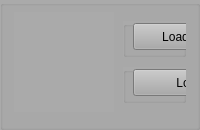
     <widget class="QGroupBox" name="groupBox_3">
      <property name="minimumSize">
       <size>
        <width>0</width>
        <height>130</height>
       </size>
      </property>
      <property name="maximumSize">
       <size>
        <width>16777215</width>
        <height>130</height>
       </size>
      </property>
      <property name="styleSheet">
       <string notr="true">background: #aaa;</string>
      </property>
      <property name="title">
       <string/>
      </property>
      <layout class="QHBoxLayout" name="horizontalLayout_6">
       <property name="spacing">
        <number>9</number>
       </property>
       <property name="topMargin">
        <number>0</number>
       </property>
       <property name="bottomMargin">
        <number>9</number>
       </property>
       <item>
        <widget class="QLabel" name="lblGear">
         <property name="minimumSize">
          <size>
           <width>100</width>
           <height>100</height>
          </size>
         </property>
         <property name="maximumSize">
          <size>
           <width>100</width>
           <height>100</height>
          </size>
         </property>
         <property name="frameShape">
          <enum>QFrame::NoFrame</enum>
         </property>
         <property name="frameShadow">
          <enum>QFrame::Plain</enum>
         </property>
         <property name="text">
          <string/>
         </property>
        </widget>
       </item>
       <item>
        <layout class="QVBoxLayout" name="verticalLayout">
         <property name="spacing">
          <number>10</number>
         </property>
         <property name="topMargin">
          <number>15</number>
         </property>
         <property name="bottomMargin">
          <number>15</number>
         </property>
         <item>
          <widget class="QGroupBox" name="groupBox">
           <property name="minimumSize">
            <size>
             <width>0</width>
             <height>31</height>
            </size>
           </property>
           <property name="title">
            <string/>
           </property>
           <widget class="QPushButton" name="btnLoadAlignment">
            <property name="geometry">
             <rect>
              <x>10</x>
              <y>2</y>
              <width>141</width>
              <height>27</height>
             </rect>
            </property>
            <property name="font">
             <font>
              <weight>50</weight>
              <bold>false</bold>
             </font>
            </property>
            <property name="toolTip">
             <string>&lt;html&gt;&lt;head/&gt;&lt;body&gt;&lt;p&gt;Load multiple sequence alignment in &lt;span style=&quot; font-weight:600;&quot;&gt;FASTA&lt;/span&gt; format&lt;/p&gt;&lt;/body&gt;&lt;/html&gt;</string>
            </property>
            <property name="text">
             <string>Load Alignment</string>
            </property>
           </widget>
           <widget class="QLabel" name="lblAlignment">
            <property name="geometry">
             <rect>
              <x>240</x>
              <y>2</y>
              <width>571</width>
              <height>27</height>
             </rect>
            </property>
            <property name="font">
             <font>
              <family>Arial</family>
              <weight>50</weight>
              <italic>true</italic>
              <bold>false</bold>
             </font>
            </property>
            <property name="text">
             <string/>
            </property>
           </widget>
           <widget class="QLabel" name="lblLoadAlignText">
            <property name="geometry">
             <rect>
              <x>170</x>
              <y>2</y>
              <width>61</width>
              <height>27</height>
             </rect>
            </property>
            <property name="font">
             <font>
              <family>Arial</family>
              <weight>50</weight>
              <bold>false</bold>
             </font>
            </property>
            <property name="styleSheet">
             <string notr="true">color: #060;</string>
            </property>
            <property name="text">
             <string>Loaded:</string>
            </property>
           </widget>
          </widget>
         </item>
         <item>
          <widget class="QGroupBox" name="groupBox_2">
           <property name="minimumSize">
            <size>
             <width>0</width>
             <height>31</height>
            </size>
           </property>
           <property name="title">
            <string/>
           </property>
           <widget class="QLabel" name="lblTree">
            <property name="geometry">
             <rect>
              <x>240</x>
              <y>2</y>
              <width>571</width>
              <height>27</height>
             </rect>
            </property>
            <property name="font">
             <font>
              <family>Arial</family>
              <weight>50</weight>
              <italic>true</italic>
              <bold>false</bold>
             </font>
            </property>
            <property name="text">
             <string/>
            </property>
           </widget>
           <widget class="QPushButton" name="btnLoadTree">
            <property name="geometry">
             <rect>
              <x>10</x>
              <y>2</y>
              <width>141</width>
              <height>27</height>
             </rect>
            </property>
            <property name="font">
             <font>
              <weight>50</weight>
              <bold>false</bold>
             </font>
            </property>
            <property name="toolTip">
             <string>&lt;html&gt;&lt;head/&gt;&lt;body&gt;&lt;p&gt;Load tree file in &lt;span style=&quot; font-weight:600;&quot;&gt;NEWICK&lt;/span&gt; format&lt;/p&gt;&lt;/body&gt;&lt;/html&gt;</string>
            </property>
            <property name="text">
             <string>Load Tree</string>
            </property>
           </widget>
           <widget class="QLabel" name="lblLoadTreeText">
            <property name="geometry">
             <rect>
              <x>170</x>
              <y>2</y>
              <width>61</width>
              <height>27</height>
             </rect>
            </property>
            <property name="font">
             <font>
              <family>Arial</family>
              <weight>50</weight>
              <bold>false</bold>
             </font>
            </property>
            <property name="styleSheet">
             <string notr="true">color: #060;</string>
            </property>
            <property name="text">
             <string>Loaded:</string>
            </property>
           </widget>
          </widget>
         </item>
        </layout>
       </item>
      </layout>
     </widget>
